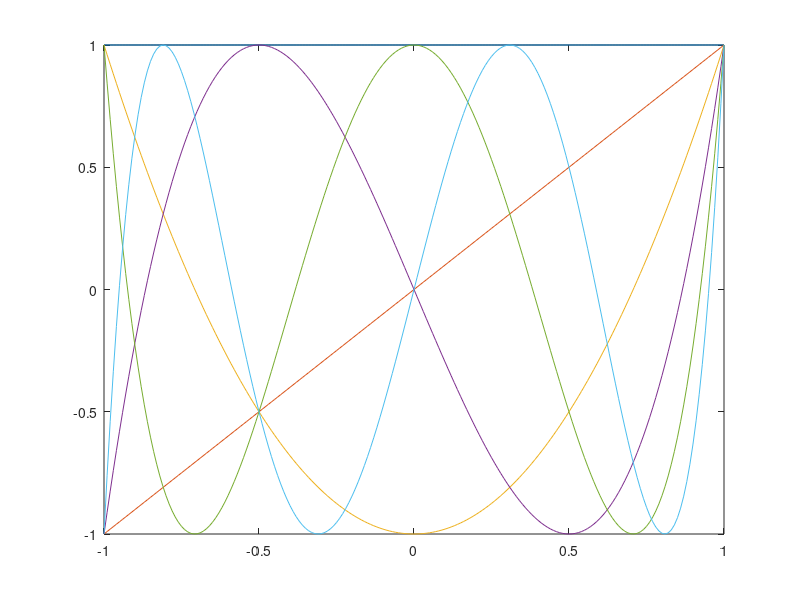

This chart was generated by the following MATLAB code:
x = -1:0.01:1;
n = 5

T0 = ones(size(x))
T1 = x

figure 
plot(x,T0)
hold on
plot(x,T1)

for k = 2:n
    Tk = 2*x.*T1-T0
    plot(x,Tk)

    T0 = T1
    T1 = Tk
end